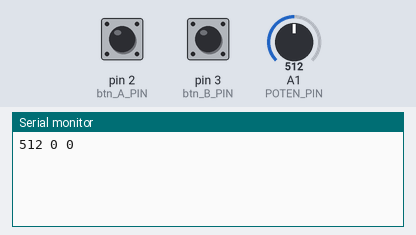
A sketch run on a simulated Arduino Uno, built with avr-gcc and run on an emulated ATmega328P. Shown: the last lines printed to the serial monitor. Inputs (shaded band) come from the test bench; at power-on: A1 (POTEN_PIN) = 512, pin 2 (btn_A_PIN) LOW, pin 3 (btn_B_PIN) LOW.

Above: at 1.2 s.
1.3 s: A1 (POTEN_PIN) set to 716
At 1.7 s:
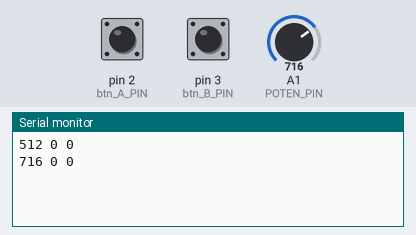
2.8 s: pin 2 (btn_A_PIN) pulled HIGH for 0.15 s
At 4.1 s:
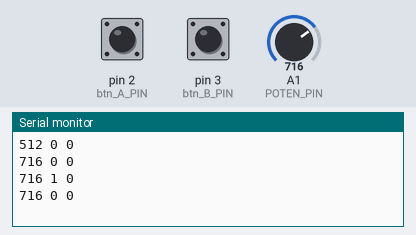
4.4 s: pin 3 (btn_B_PIN) pulled HIGH for 0.15 s
At 5.5 s:
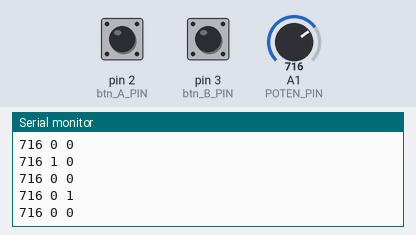
6.0 s: A1 (POTEN_PIN) set to 900
At 6.6 s:
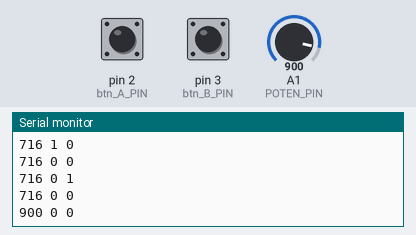
7.5 s: pin 2 (btn_A_PIN) pulled HIGH for 1 s
At 9.7 s:
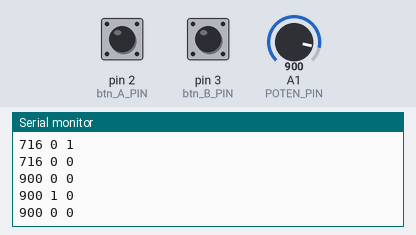
10.0 s: pin 3 (btn_B_PIN) pulled HIGH for 1 s
At 11.8 s:
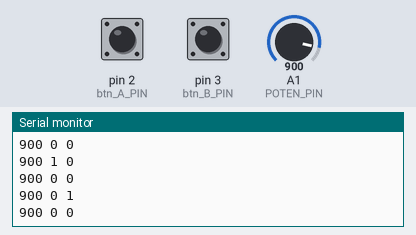
Timing chart, 0 to 13.3 s (numbered marks = the images above; inputs shaded):
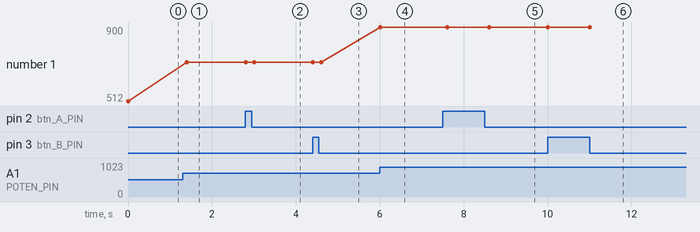

The sketch:

arduino-exam.ino
```cpp
const int POTEN_PIN = A1;
//const int PHOTO_PIN = A3;

const int btn_A_PIN = 2;
const int btn_B_PIN = 3;

int btn_A_value = 0;
int btn_B_value = 0;

int previous_btn_A_value = 0;
int previous_btn_B_value = 0;

int myLEDs[2] = {5, 6};

int actuatorValue = 0;
int previousValue = 0;

void setup() {
  // put your setup code here, to run once:


/*___________________________________________

1) Set the mode for each Pin.
_____________________________________________ */
  pinMode(POTEN_PIN,INPUT);
  pinMode(btn_A_PIN,INPUT);
  pinMode(btn_B_PIN,INPUT);
  pinMode(myLEDs,OUTPUT);

  Serial.begin(9600);

}

void loop() {
  // put your main code here, to run repeatedly:
   if(Serial.available() > 0) {
    receivingData();
  } else {
    sendingData();
  }
  delay(100);

}

void sendingData() {

  /*___________________________________________

2) Read the value of each pin below
_____________________________________________ */
btn_A_value=digitalRead(btn_A_PIN);
btn_B_value=digitalRead(btn_B_PIN);
actuatorValue=analogRead(POTEN_PIN);

  if (previousValue != actuatorValue) {
    sendSerialMessage(actuatorValue, btn_A_value, btn_B_value);
    previousValue = actuatorValue;
  }

  if (previous_btn_A_value != btn_A_value) {
    sendSerialMessage(actuatorValue, btn_A_value, btn_B_value);
    previous_btn_A_value = btn_A_value;
  }

    if (previous_btn_B_value != btn_B_value) {
    sendSerialMessage(actuatorValue, btn_A_value, btn_B_value);
    previous_btn_B_value = btn_B_value;
  }

  delay(100);
}

/*___________________________________________

3) Print the value of the actuator and the value of each button.

Example:
Serial.print(value);
Serial.print(' ');
Serial.println();
_____________________________________________ */

void sendSerialMessage(int actuatorValue, int btn_A_value, int btn_B_value) {
Serial.print(actuatorValue);
Serial.print(' ');
Serial.print(btn_A_value);
Serial.print(' ');
Serial.print(btn_B_value);
Serial.println();
}

/*___________________________________________

4) Receive the messages sended by the Game.
S is for scoring: If you score a point, both leds should turn on and off
L is for loosing: If you loose, both leds should turn on
_____________________________________________ */

void receivingData() {
  char inByte = Serial.read();


  switch(inByte){
    case 'S':

      break;
    case 'L':

      break;
  }
  Serial.flush();
}
```

Measured:
- after the input at 1.3 s, the serial monitor: prints a new line after 0.10 s (image 1)
- after the input at 2.8 s, the serial monitor: prints a new line at once (image 2)
- after the input at 4.4 s, the serial monitor: prints a new line at once (image 3)
- after the input at 6.0 s, the serial monitor: prints a new line at once (image 4)
- after the input at 7.5 s, the serial monitor: prints a new line after 0.11 s (image 5)
- after the input at 10.0 s, the serial monitor: prints a new line at once (image 6)
- plotted number 1: 512 → 716 after the input at 1.3 s, 716 → 900 after the input at 6.0 s
